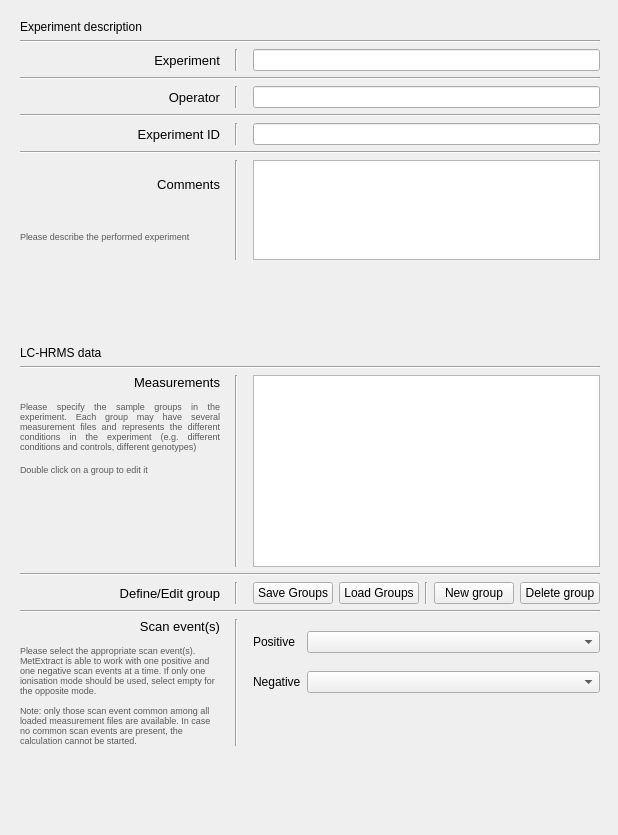
      <widget class="QWidget" name="inputTab">
       <attribute name="title">
        <string>Input</string>
       </attribute>
       <layout class="QGridLayout" name="gridLayout_21">
        <property name="rightMargin">
         <number>3</number>
        </property>
        <property name="bottomMargin">
         <number>0</number>
        </property>
        <item row="1" column="0">
         <spacer name="verticalSpacer_17">
          <property name="orientation">
           <enum>Qt::Vertical</enum>
          </property>
          <property name="sizeType">
           <enum>QSizePolicy::Ignored</enum>
          </property>
          <property name="sizeHint" stdset="0">
           <size>
            <width>20</width>
            <height>40</height>
           </size>
          </property>
         </spacer>
        </item>
        <item row="0" column="1" rowspan="2">
         <widget class="QWidget" name="ticVisualisationWidget" native="true">
          <property name="sizePolicy">
           <sizepolicy hsizetype="Expanding" vsizetype="Preferred">
            <horstretch>0</horstretch>
            <verstretch>0</verstretch>
           </sizepolicy>
          </property>
         </widget>
        </item>
        <item row="0" column="0">
         <layout class="QGridLayout" name="gridLayout_22">
          <property name="leftMargin">
           <number>9</number>
          </property>
          <property name="topMargin">
           <number>9</number>
          </property>
          <property name="rightMargin">
           <number>9</number>
          </property>
          <property name="bottomMargin">
           <number>9</number>
          </property>
          <item row="9" column="0">
           <spacer name="verticalSpacer_31">
            <property name="orientation">
             <enum>Qt::Vertical</enum>
            </property>
            <property name="sizeType">
             <enum>QSizePolicy::Fixed</enum>
            </property>
            <property name="sizeHint" stdset="0">
             <size>
              <width>20</width>
              <height>80</height>
             </size>
            </property>
           </spacer>
          </item>
          <item row="10" column="0" colspan="5">
           <widget class="QLabel" name="label_84">
            <property name="styleSheet">
             <string notr="true">font: 30pt &quot;Calibri&quot;;
</string>
            </property>
            <property name="text">
             <string>LC-HRMS data</string>
            </property>
           </widget>
          </item>
          <item row="0" column="0" colspan="5">
           <widget class="QLabel" name="label_83">
            <property name="styleSheet">
             <string notr="true">font: 30pt &quot;Calibri&quot;;
</string>
            </property>
            <property name="text">
             <string>Experiment description</string>
            </property>
           </widget>
          </item>
          <item row="16" column="2">
           <widget class="Line" name="line_15">
            <property name="frameShadow">
             <enum>QFrame::Sunken</enum>
            </property>
            <property name="orientation">
             <enum>Qt::Vertical</enum>
            </property>
           </widget>
          </item>
          <item row="14" column="2">
           <widget class="Line" name="line_13">
            <property name="frameShadow">
             <enum>QFrame::Sunken</enum>
            </property>
            <property name="orientation">
             <enum>Qt::Vertical</enum>
            </property>
           </widget>
          </item>
          <item row="4" column="0">
           <widget class="QLabel" name="label_36">
            <property name="styleSheet">
             <string notr="true">font: 10pt;</string>
            </property>
            <property name="text">
             <string>Operator</string>
            </property>
            <property name="alignment">
             <set>Qt::AlignRight|Qt::AlignTrailing|Qt::AlignVCenter</set>
            </property>
           </widget>
          </item>
          <item row="12" column="2">
           <widget class="Line" name="line_12">
            <property name="frameShadow">
             <enum>QFrame::Sunken</enum>
            </property>
            <property name="orientation">
             <enum>Qt::Vertical</enum>
            </property>
           </widget>
          </item>
          <item row="5" column="0" colspan="5">
           <widget class="Line" name="line_30">
            <property name="orientation">
             <enum>Qt::Horizontal</enum>
            </property>
           </widget>
          </item>
          <item row="15" column="0" colspan="5">
           <widget class="Line" name="line_11">
            <property name="orientation">
             <enum>Qt::Horizontal</enum>
            </property>
           </widget>
          </item>
          <item row="13" column="0" colspan="5">
           <widget class="Line" name="line_9">
            <property name="orientation">
             <enum>Qt::Horizontal</enum>
            </property>
           </widget>
          </item>
          <item row="16" column="0">
           <layout class="QVBoxLayout" name="verticalLayout_19">
            <item>
             <widget class="QLabel" name="label_21">
              <property name="sizePolicy">
               <sizepolicy hsizetype="Preferred" vsizetype="Fixed">
                <horstretch>0</horstretch>
                <verstretch>0</verstretch>
               </sizepolicy>
              </property>
              <property name="styleSheet">
               <string notr="true">font: 10pt;</string>
              </property>
              <property name="text">
               <string>Scan event(s)</string>
              </property>
              <property name="alignment">
               <set>Qt::AlignRight|Qt::AlignTrailing|Qt::AlignVCenter</set>
              </property>
             </widget>
            </item>
            <item>
             <spacer name="verticalSpacer_24">
              <property name="orientation">
               <enum>Qt::Vertical</enum>
              </property>
              <property name="sizeType">
               <enum>QSizePolicy::Fixed</enum>
              </property>
              <property name="sizeHint" stdset="0">
               <size>
                <width>0</width>
                <height>5</height>
               </size>
              </property>
             </spacer>
            </item>
            <item>
             <widget class="QLabel" name="label_58">
              <property name="sizePolicy">
               <sizepolicy hsizetype="Maximum" vsizetype="Maximum">
                <horstretch>0</horstretch>
                <verstretch>0</verstretch>
               </sizepolicy>
              </property>
              <property name="maximumSize">
               <size>
                <width>200</width>
                <height>16777215</height>
               </size>
              </property>
              <property name="mouseTracking">
               <bool>true</bool>
              </property>
              <property name="styleSheet">
               <string notr="true">color: rgb(90, 90, 90);
font: 7pt;</string>
              </property>
              <property name="text">
               <string>&lt;html&gt;&lt;head/&gt;&lt;body&gt;&lt;p&gt;Please select the appropriate scan event(s). MetExtract is able to work with one positive and one negative scan events at a time. If only one ionisation mode should be used, select empty for the opposite mode.&lt;br/&gt;&lt;br/&gt;Note: only those scan event common among all loaded measurement files are available. In case no common scan events are present, the calculation cannot be started.&lt;/p&gt;&lt;/body&gt;&lt;/html&gt;</string>
              </property>
              <property name="wordWrap">
               <bool>true</bool>
              </property>
             </widget>
            </item>
           </layout>
          </item>
          <item row="14" column="0">
           <layout class="QVBoxLayout" name="verticalLayout_17">
            <item>
             <widget class="QLabel" name="label_7">
              <property name="styleSheet">
               <string notr="true">font: 10pt;</string>
              </property>
              <property name="text">
               <string>Define/Edit group</string>
              </property>
              <property name="alignment">
               <set>Qt::AlignRight|Qt::AlignTrailing|Qt::AlignVCenter</set>
              </property>
             </widget>
            </item>
            <item>
             <spacer name="verticalSpacer_13">
              <property name="orientation">
               <enum>Qt::Vertical</enum>
              </property>
              <property name="sizeType">
               <enum>QSizePolicy::Minimum</enum>
              </property>
              <property name="sizeHint" stdset="0">
               <size>
                <width>0</width>
                <height>0</height>
               </size>
              </property>
             </spacer>
            </item>
           </layout>
          </item>
          <item row="12" column="0">
           <layout class="QVBoxLayout" name="verticalLayout_16">
            <item>
             <widget class="QLabel" name="label_6">
              <property name="styleSheet">
               <string notr="true">font: 10pt;</string>
              </property>
              <property name="text">
               <string>Measurements</string>
              </property>
              <property name="alignment">
               <set>Qt::AlignRight|Qt::AlignTrailing|Qt::AlignVCenter</set>
              </property>
             </widget>
            </item>
            <item>
             <spacer name="verticalSpacer_2">
              <property name="orientation">
               <enum>Qt::Vertical</enum>
              </property>
              <property name="sizeType">
               <enum>QSizePolicy::Fixed</enum>
              </property>
              <property name="sizeHint" stdset="0">
               <size>
                <width>0</width>
                <height>5</height>
               </size>
              </property>
             </spacer>
            </item>
            <item>
             <widget class="QLabel" name="label_52">
              <property name="sizePolicy">
               <sizepolicy hsizetype="Minimum" vsizetype="Minimum">
                <horstretch>0</horstretch>
                <verstretch>0</verstretch>
               </sizepolicy>
              </property>
              <property name="maximumSize">
               <size>
                <width>200</width>
                <height>16777215</height>
               </size>
              </property>
              <property name="styleSheet">
               <string notr="true">color: rgb(90, 90, 90);
font: 7pt;</string>
              </property>
              <property name="text">
               <string>&lt;html&gt;&lt;head/&gt;&lt;body&gt;&lt;p&gt;Please specify the sample groups in the experiment. Each group may have several measurement files and represents the different conditions in the experiment (e.g. different conditions and controls, different genotypes)&lt;/p&gt;&lt;p&gt;Double click on a group to edit it&lt;/p&gt;&lt;/body&gt;&lt;/html&gt;</string>
              </property>
              <property name="alignment">
               <set>Qt::AlignJustify|Qt::AlignVCenter</set>
              </property>
              <property name="wordWrap">
               <bool>true</bool>
              </property>
             </widget>
            </item>
            <item>
             <spacer name="verticalSpacer_12">
              <property name="orientation">
               <enum>Qt::Vertical</enum>
              </property>
              <property name="sizeHint" stdset="0">
               <size>
                <width>200</width>
                <height>0</height>
               </size>
              </property>
             </spacer>
            </item>
           </layout>
          </item>
          <item row="2" column="0">
           <widget class="QLabel" name="label_61">
            <property name="styleSheet">
             <string notr="true">font: 10pt;</string>
            </property>
            <property name="text">
             <string>Experiment</string>
            </property>
            <property name="alignment">
             <set>Qt::AlignRight|Qt::AlignTrailing|Qt::AlignVCenter</set>
            </property>
           </widget>
          </item>
          <item row="6" column="0">
           <widget class="QLabel" name="label_42">
            <property name="styleSheet">
             <string notr="true">font: 10pt;</string>
            </property>
            <property name="text">
             <string>Experiment ID</string>
            </property>
            <property name="alignment">
             <set>Qt::AlignRight|Qt::AlignTrailing|Qt::AlignVCenter</set>
            </property>
           </widget>
          </item>
          <item row="11" column="0" colspan="5">
           <widget class="Line" name="line_18">
            <property name="orientation">
             <enum>Qt::Horizontal</enum>
            </property>
           </widget>
          </item>
          <item row="7" column="0" colspan="5">
           <widget class="Line" name="line_28">
            <property name="orientation">
             <enum>Qt::Horizontal</enum>
            </property>
           </widget>
          </item>
          <item row="8" column="0">
           <layout class="QVBoxLayout" name="verticalLayout_11">
            <property name="spacing">
             <number>0</number>
            </property>
            <item>
             <widget class="QLabel" name="label_60">
              <property name="styleSheet">
               <string notr="true">font: 10pt;</string>
              </property>
              <property name="text">
               <string>Comments</string>
              </property>
              <property name="alignment">
               <set>Qt::AlignRight|Qt::AlignTrailing|Qt::AlignVCenter</set>
              </property>
             </widget>
            </item>
            <item>
             <spacer name="verticalSpacer_6">
              <property name="orientation">
               <enum>Qt::Vertical</enum>
              </property>
              <property name="sizeType">
               <enum>QSizePolicy::Fixed</enum>
              </property>
              <property name="sizeHint" stdset="0">
               <size>
                <width>0</width>
                <height>5</height>
               </size>
              </property>
             </spacer>
            </item>
            <item>
             <widget class="QLabel" name="label_62">
              <property name="styleSheet">
               <string notr="true">color: rgb(90, 90, 90);
font: 7pt;</string>
              </property>
              <property name="text">
               <string>Please describe the performed experiment</string>
              </property>
             </widget>
            </item>
            <item>
             <spacer name="verticalSpacer_27">
              <property name="orientation">
               <enum>Qt::Vertical</enum>
              </property>
              <property name="sizeType">
               <enum>QSizePolicy::Minimum</enum>
              </property>
              <property name="sizeHint" stdset="0">
               <size>
                <width>0</width>
                <height>0</height>
               </size>
              </property>
             </spacer>
            </item>
            <item>
             <spacer name="verticalSpacer_16">
              <property name="orientation">
               <enum>Qt::Vertical</enum>
              </property>
              <property name="sizeType">
               <enum>QSizePolicy::Fixed</enum>
              </property>
              <property name="sizeHint" stdset="0">
               <size>
                <width>0</width>
                <height>0</height>
               </size>
              </property>
             </spacer>
            </item>
           </layout>
          </item>
          <item row="3" column="0" colspan="5">
           <widget class="Line" name="line_31">
            <property name="orientation">
             <enum>Qt::Horizontal</enum>
            </property>
           </widget>
          </item>
          <item row="8" column="2">
           <widget class="Line" name="line_32">
            <property name="orientation">
             <enum>Qt::Vertical</enum>
            </property>
           </widget>
          </item>
          <item row="6" column="2">
           <widget class="Line" name="line_33">
            <property name="orientation">
             <enum>Qt::Vertical</enum>
            </property>
           </widget>
          </item>
          <item row="4" column="2">
           <widget class="Line" name="line_34">
            <property name="orientation">
             <enum>Qt::Vertical</enum>
            </property>
           </widget>
          </item>
          <item row="2" column="2">
           <widget class="Line" name="line_35">
            <property name="orientation">
             <enum>Qt::Vertical</enum>
            </property>
           </widget>
          </item>
          <item row="2" column="1">
           <spacer name="horizontalSpacer_20">
            <property name="orientation">
             <enum>Qt::Horizontal</enum>
            </property>
            <property name="sizeType">
             <enum>QSizePolicy::Fixed</enum>
            </property>
            <property name="sizeHint" stdset="0">
             <size>
              <width>3</width>
              <height>20</height>
             </size>
            </property>
           </spacer>
          </item>
          <item row="2" column="3">
           <spacer name="horizontalSpacer_21">
            <property name="orientation">
             <enum>Qt::Horizontal</enum>
            </property>
            <property name="sizeType">
             <enum>QSizePolicy::Fixed</enum>
            </property>
            <property name="sizeHint" stdset="0">
             <size>
              <width>3</width>
              <height>20</height>
             </size>
            </property>
           </spacer>
          </item>
          <item row="16" column="4">
           <layout class="QGridLayout" name="gridLayout_35">
            <item row="0" column="0">
             <widget class="QLabel" name="label_56">
              <property name="sizePolicy">
               <sizepolicy hsizetype="Maximum" vsizetype="Preferred">
                <horstretch>0</horstretch>
                <verstretch>0</verstretch>
               </sizepolicy>
              </property>
              <property name="text">
               <string>Positive</string>
              </property>
             </widget>
            </item>
            <item row="0" column="1">
             <widget class="QComboBox" name="positiveScanEvent">
              <property name="sizePolicy">
               <sizepolicy hsizetype="Preferred" vsizetype="Fixed">
                <horstretch>0</horstretch>
                <verstretch>0</verstretch>
               </sizepolicy>
              </property>
             </widget>
            </item>
            <item row="1" column="0">
             <widget class="QLabel" name="label_57">
              <property name="text">
               <string>Negative</string>
              </property>
             </widget>
            </item>
            <item row="1" column="1">
             <widget class="QComboBox" name="negativeScanEvent"/>
            </item>
            <item row="2" column="1">
             <spacer name="verticalSpacer_25">
              <property name="orientation">
               <enum>Qt::Vertical</enum>
              </property>
              <property name="sizeType">
               <enum>QSizePolicy::Minimum</enum>
              </property>
              <property name="sizeHint" stdset="0">
               <size>
                <width>20</width>
                <height>40</height>
               </size>
              </property>
             </spacer>
            </item>
           </layout>
          </item>
          <item row="2" column="4">
           <widget class="QLineEdit" name="exExperimentName_LineEdit">
            <property name="sizePolicy">
             <sizepolicy hsizetype="Preferred" vsizetype="Fixed">
              <horstretch>0</horstretch>
              <verstretch>0</verstretch>
             </sizepolicy>
            </property>
           </widget>
          </item>
          <item row="4" column="4">
           <widget class="QLineEdit" name="exOperator_LineEdit">
            <property name="sizePolicy">
             <sizepolicy hsizetype="Preferred" vsizetype="Fixed">
              <horstretch>0</horstretch>
              <verstretch>0</verstretch>
             </sizepolicy>
            </property>
           </widget>
          </item>
          <item row="6" column="4">
           <widget class="QLineEdit" name="exExperimentID_LineEdit">
            <property name="sizePolicy">
             <sizepolicy hsizetype="Preferred" vsizetype="Fixed">
              <horstretch>0</horstretch>
              <verstretch>0</verstretch>
             </sizepolicy>
            </property>
           </widget>
          </item>
          <item row="8" column="4">
           <widget class="QTextEdit" name="exComments_TextEdit">
            <property name="sizePolicy">
             <sizepolicy hsizetype="Preferred" vsizetype="Expanding">
              <horstretch>0</horstretch>
              <verstretch>0</verstretch>
             </sizepolicy>
            </property>
            <property name="maximumSize">
             <size>
              <width>16777215</width>
              <height>100</height>
             </size>
            </property>
           </widget>
          </item>
          <item row="12" column="4">
           <widget class="QListWidget" name="groupsList">
            <property name="sizePolicy">
             <sizepolicy hsizetype="Preferred" vsizetype="Fixed">
              <horstretch>0</horstretch>
              <verstretch>0</verstretch>
             </sizepolicy>
            </property>
            <property name="maximumSize">
             <size>
              <width>16777215</width>
              <height>1677</height>
             </size>
            </property>
            <property name="selectionMode">
             <enum>QAbstractItemView::SingleSelection</enum>
            </property>
           </widget>
          </item>
          <item row="14" column="4">
           <layout class="QHBoxLayout" name="horizontalLayout_4">
            <item>
             <spacer name="horizontalSpacer_5">
              <property name="orientation">
               <enum>Qt::Horizontal</enum>
              </property>
              <property name="sizeType">
               <enum>QSizePolicy::Preferred</enum>
              </property>
              <property name="sizeHint" stdset="0">
               <size>
                <width>0</width>
                <height>0</height>
               </size>
              </property>
             </spacer>
            </item>
            <item>
             <widget class="QPushButton" name="saveGroups">
              <property name="sizePolicy">
               <sizepolicy hsizetype="Preferred" vsizetype="Fixed">
                <horstretch>0</horstretch>
                <verstretch>0</verstretch>
               </sizepolicy>
              </property>
              <property name="text">
               <string>Save Groups</string>
              </property>
             </widget>
            </item>
            <item>
             <widget class="QPushButton" name="loadGroups">
              <property name="sizePolicy">
               <sizepolicy hsizetype="Preferred" vsizetype="Fixed">
                <horstretch>0</horstretch>
                <verstretch>0</verstretch>
               </sizepolicy>
              </property>
              <property name="text">
               <string>Load Groups</string>
              </property>
             </widget>
            </item>
            <item>
             <widget class="Line" name="line">
              <property name="orientation">
               <enum>Qt::Vertical</enum>
              </property>
             </widget>
            </item>
            <item>
             <widget class="QPushButton" name="addGroup">
              <property name="sizePolicy">
               <sizepolicy hsizetype="Preferred" vsizetype="Fixed">
                <horstretch>0</horstretch>
                <verstretch>0</verstretch>
               </sizepolicy>
              </property>
              <property name="text">
               <string>New group</string>
              </property>
              <property name="icon">
               <iconset>
                <normaloff>:/new/archive-insert-3.png</normaloff>:/new/archive-insert-3.png</iconset>
              </property>
             </widget>
            </item>
            <item>
             <widget class="QPushButton" name="removeGroup">
              <property name="sizePolicy">
               <sizepolicy hsizetype="Preferred" vsizetype="Fixed">
                <horstretch>0</horstretch>
                <verstretch>0</verstretch>
               </sizepolicy>
              </property>
              <property name="text">
               <string>Delete group</string>
              </property>
              <property name="icon">
               <iconset>
                <normaloff>:/delete/archive-remove.png</normaloff>:/delete/archive-remove.png</iconset>
              </property>
             </widget>
            </item>
           </layout>
          </item>
          <item row="17" column="2">
           <spacer name="verticalSpacer_14">
            <property name="orientation">
             <enum>Qt::Vertical</enum>
            </property>
            <property name="sizeType">
             <enum>QSizePolicy::Expanding</enum>
            </property>
            <property name="sizeHint" stdset="0">
             <size>
              <width>1</width>
              <height>40</height>
             </size>
            </property>
           </spacer>
          </item>
          <item row="1" column="0" colspan="5">
           <widget class="Line" name="line_3">
            <property name="orientation">
             <enum>Qt::Horizontal</enum>
            </property>
           </widget>
          </item>
         </layout>
        </item>
       </layout>
      </widget>
